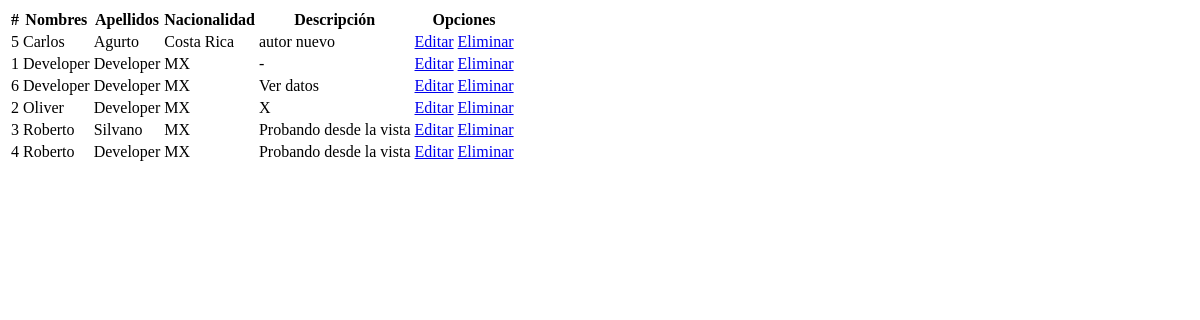
The app's page /libro/listar_autor/, older data.
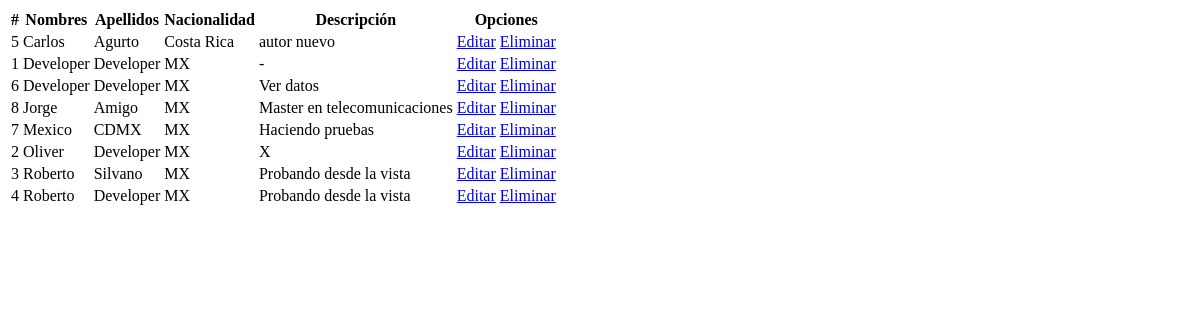
The same page, newer data.
### apps/libro/models.py (models this page shows, shortened)
class Autor(models.Model):
    id = models.AutoField(primary_key = True)
    nombre = models.CharField('Nombres', max_length = 200, blank = False, null = False)
    apellidos = models.CharField('Apellidos',max_length = 220, blank = False, null = False)
    nacionalidad = models.CharField('Nacionalidad', max_length = 100, blank = False, null = False)
    descripcion = models.CharField('Descripción', max_length=200, blank = True, null = True)
    estado = models.BooleanField('Estado', default=True)
    fecha_creacion = models.DateField('Fecha de creación', auto_now = True, auto_now_add = False)
    class Meta:
        verbose_name = 'Autor'
        verbose_name_plural = 'Autores'
        ordering = ['nombre']

### apps/libro/views.py (the view)
# urls.py: path('listar_autor/', listarAutor, name = 'listar_autor'),
def listarAutor(request):
    autores = Autor.objects.filter(estado = True)
    return render(request, 'libro/listar_autor.html',{'autores': autores})

### templates/libro/listar_autor.html (shortened to what this page needs)
{% extends 'index.html' %}
{% block body %}
    {% if autores %}
        <table>
            <thead>
                <tr>
                    <th>#</th>
                    <th>Nombres</th>
                    <th>Apellidos</th>
                    <th>Nacionalidad</th>
                    <th>Descripción</th>
                    <th>Opciones</th>
                </tr>
            </thead>
            <tbody>
                {% for autor in autores %}
                    <tr>
                        <td>{{ autor.id }}</td>
                        <td>{{ autor.nombre }}</td>
                        <td>{{ autor.apellidos }}</td>
                        <td>{{ autor.nacionalidad }}</td>
                        <td>{{ autor.descripcion }}</td>
                        <td>
                            <a href="{% url 'libro:editar_autor' autor.id  %}">Editar</a>
                            <a href="{% url 'libro:eliminar_autor' autor.id %}">Eliminar</a>
                        </td>
                    </tr>
                {% endfor %}
            </tbody>
        </table>
    {% else %}
        <h1>No existen autores registrados</h1>
    {% endif %}
{% endblock body %}

Row changes from the older to the newer data that the page shows:
added Autor: id "8", nombre "Jorge", apellidos "Amigo", nacionalidad "MX", descripcion "Master en telecomunicaciones"
added Autor: id "7", nombre "Mexico", apellidos "CDMX", nacionalidad "MX", descripcion "Haciendo pruebas"
